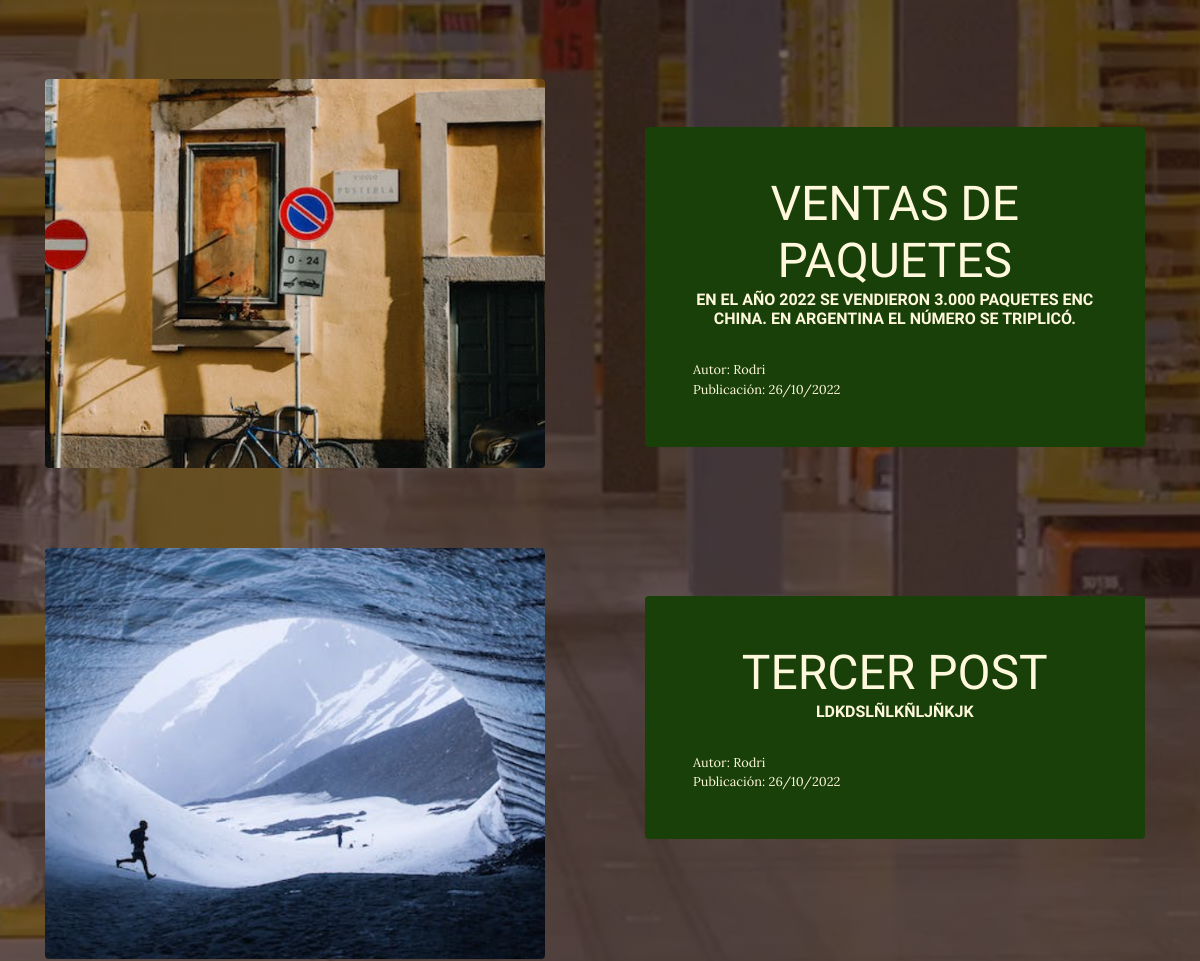
Page /blog/ (middle part) on the earlier database version.
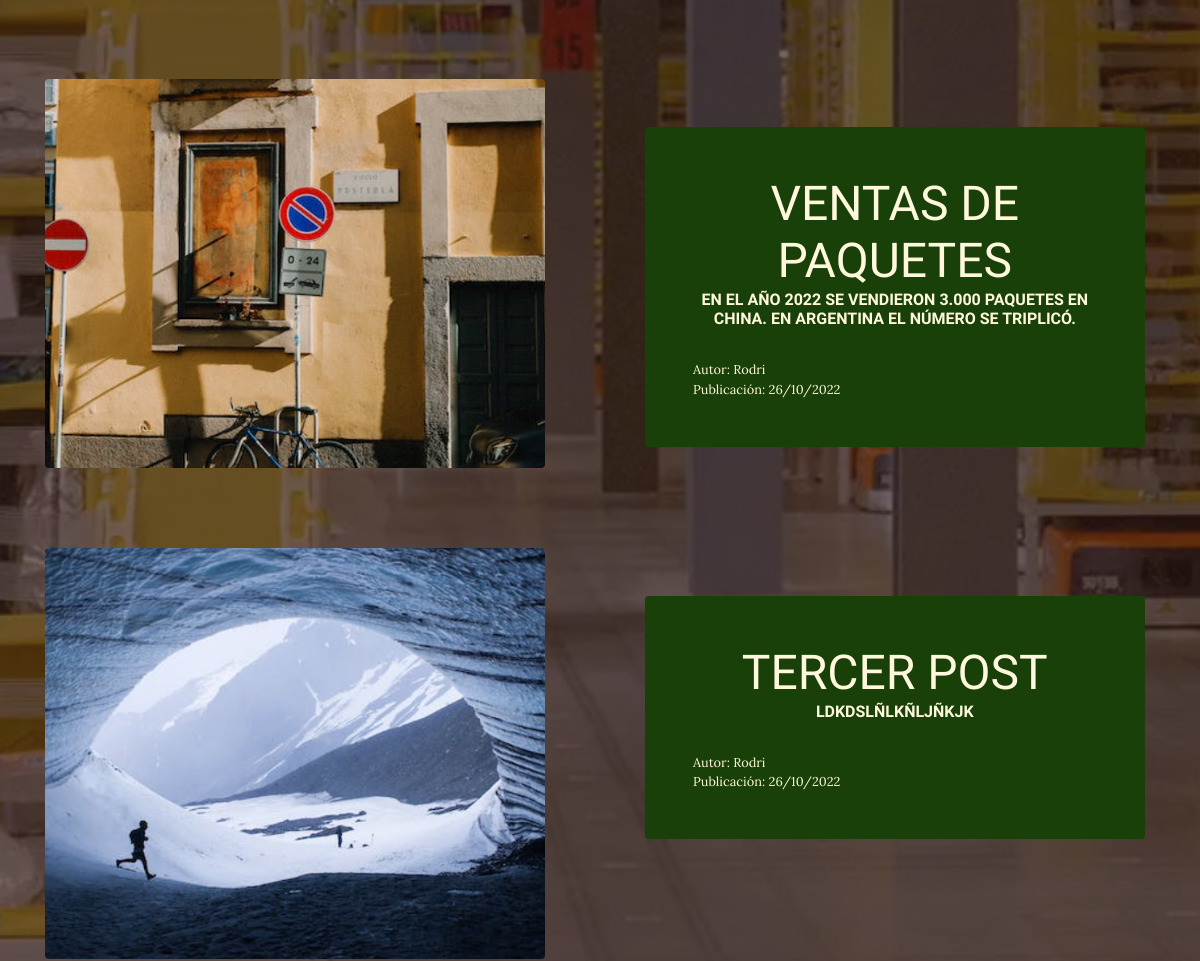
Same page on the later database version.
### blog/models.py (models this page shows, shortened)
class Post(models.Model):
    titulo = models.CharField(max_length=100)
    contenido = models.CharField(max_length=300)
    imagen = models.ImageField(upload_to='blog', null=True, blank=True)
    autor = models.ForeignKey(User, on_delete=models.CASCADE)
    categorias = models.ManyToManyField(Categoria)
    created = models.DateTimeField(auto_now_add=True)
    updated = models.DateTimeField(auto_now_add=True)
    class Meta:
        verbose_name='post'
        verbose_name_plural='posts'

### blog/views.py (the view)
# urls.py: 2. Add a URL to urlpatterns:  path('blog/', include('blog.urls'))
def blog(request):
    posts = Post.objects.all()
    return render(request, 'blog/blog.html', {'posts': posts})

### blog/templates/blog/blog.html (shortened to what this page needs)
{% extends 'proyectoWebApp/base.html' %}
{% load static %}
{% block content %}
  {% for post in posts%}
    <section class="page-section clearfix">
      <div class="container">
        <div class="intro">
          <img
            class="intro-img img-fluid mb-3 mb-lg-0 rounded"
            src="{{post.imagen.url}}"
            alt=""
            style="width: 45%"
          />
          <div class="intro-text left-0 text-center bg-faded p-5 rounded">
            <h2 class="section-heading mb-4">
              <span class="section-heading-lower">{{post.titulo}}</span>
              <span class="section-heading-upper">{{post.contenido}}</span>
            </h2>
            <div style="text-align: left; font-size: 0.8em;">
              <span>
                Autor: {{post.autor|capfirst}}
              </span>
            </div>
            <div style="text-align: left; font-size: 0.8em;">
              <span>
                Publicación: {{post.created|date:"SHORT_DATE_FORMAT"}}
              </span>
            </div>
          </div>
        </div>
      </div>
    </section>
  {% endfor %}
{% endblock %}

Differences in the rows shown:
changed Post "VENTAS DE PAQUETES": contenido "EN EL AÑO 2022 SE VENDIERON 3.000 PAQUETES ENC CHINA. EN ARGENTINA EL NÚMERO SE TRIPLICÓ." → "EN EL AÑO 2022 SE VENDIERON 3.000 PAQUETES EN CHINA. EN ARGENTINA EL NÚMERO SE TRIPLICÓ."
